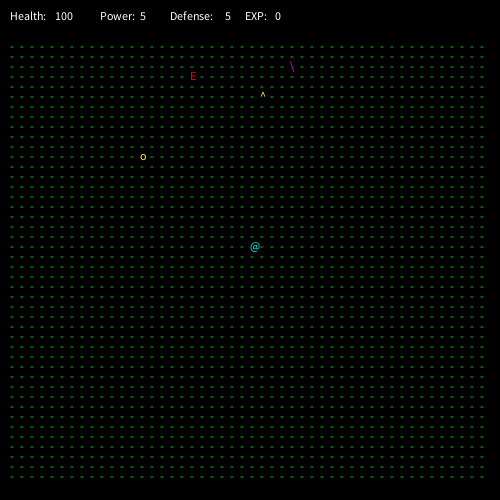
Frame 1 (no input)
Frame 60 (the mouse pressed at the canvas centre just before this capture): identical to frame 1, image omitted
Frame 120 (the mouse held since frame 60 and released just before this capture): identical to frame 1, image omitted

The Processing sketch that drew this single still picture (run headless with seeded random() and noise(); from frame 60 on, the mouse is pressed at the canvas centre):

// Processing sketch: homework4
// ── homework4.pde
int itemPower = 0;
int armorAmount = 0;
int health = 100;
int experience = 0;

boolean attack;

float pX = 250;
float pY = 250;

float eX = random(0, 300);
float eY = random(0, 300);

float sX = random(0, 300);
float sY = random(0, 300);

float aX = random(0, 300);
float aY = random(0, 300);

float dX = random(0, 300);
float dY = random(0, 300);

boolean pickedUp = false;
boolean pickedUpHat = false;
boolean pickedUpShield = false;

boolean nextTo;
boolean above;

boolean movingLeft;
boolean movingRight;

void setup() {

  size(500, 500);
  frameRate(60);

  eX = (round(eX/10) * 10);
  eY = (round(eY/10) * 10);

  sX = round(sX/10) * 10;
  sY = round(sY/10) * 10;

  aX = round(aX/10) * 10;
  aY = round(aY/10) * 10;

  dX = round(dX/10) * 10;
  dY = round(dY/10) * 10;

  println("enemy pos: " + eX + " " + eY);
  println("helmet pos: " + aX + " " + aY);
  println("shield pos: " + dX + " " + dY);
  println("sword pos: " + sX + " " + sY);
}



void draw() {
  background(0);
  
   println("player pos: " + pX + " " + pY);

  int power = 5 + itemPower;
  int defense = 5 + armorAmount;

  fill(255);
  textSize(12);
  text("Health: ", 10, 20);
  text(health, 55, 20);

  text("Power: ", 100, 20);
  text(power, 140, 20);

  text("Defense: ", 170, 20);
  text(defense, 225, 20);

  text("EXP: ", 245, 20);
  text(experience, 275, 20);


  textSize(12);

  if (sX == eX - 10 || sX == eX + 10) {
    nextTo = true;
  } else {
    nextTo = false;
  }

  if (sY == eY - 10 || sY == eY + 10) {
    above = true;
  } else {
    above = false;
  }

  if (nextTo || above) {
    if (keyPressed) {
      if (key == 'a' || key == 'A') {
        eX = (round(random(0,400)/10) * 10);
        eY = (round(random(0,400)/10) * 10);
        experience +=10;
      }
    }
  }


  if (pX < 0) {
    pX = 0;
  }
  if (pX > width-10) {
    pX = width-10;
  }

  if (pY < 10) {
    pY = 10;
  }
  if (pY > height) {
    pY = height;
  }

  for (int i = 10; i < width-10; i+=10) {
    for (int j = 50; j < height-10; j+=10) {
      if (i == pX && j == pY) {
        fill(0, 255, 255);
        text("@", i, j);
      } else if (eX == i && eY == j) {
        fill(255, 0, 0);
        text("E", i, j);
      } else if (sX == i && sY == j) {
        fill(255, 0, 255);
        text("\\", i, j);
      } else if (aX == i && aY == j) {
        fill(255, 255, 0);
        text("^", i, j);
      } else if (dX == i && dY == j) {
        fill(255, 255, 0);
        text("o", i, j);
      } else {
        fill(0, 255, 0);
        text("-", i, j);
      }
    }
  }

  if (pX == sX && pY == sY) {
    pickedUp = true;
  }
  if (pickedUp) {
        if(movingLeft){
    sX = pX-10;
   
    }
    if(movingRight){
        fill(255,0,255);
        text("/", pX+10, pY);
        
        fill(0,255,0);
        sX = pX + 10;
        
    }

    itemPower = 10;
   
    sY = pY;
  }

  if (pX == aX && pY == aY) {
    pickedUpHat = true;
  }
  if (pickedUpHat) {

    armorAmount = 10;
    aX = pX;
    aY = pY-10;
  }

  if (pX == dX && pY == dY) {
    pickedUpShield = true;
  }
  if (pickedUpShield) {
     dY = pY;
    if(movingLeft){
    dX = pX+10;
   
    }
    if(movingRight){
       dX = pX-10;
    }
    if (pickedUpHat) {
      armorAmount = 30;
    } else {
      armorAmount = 20;
    }
  }
}

void keyPressed() {

  if (key == CODED) {
    if (keyCode == UP) {
      pY -=10;
    }
  }
  if (key == CODED) {
    if (keyCode == DOWN) {
      pY +=10;
    }
  }
  if (key == CODED) {
    if (keyCode == RIGHT) {
      movingRight = true;
      movingLeft = false;
      pX +=10;
    }
  }
  if (key == CODED) {
    if (keyCode == LEFT) {
      movingRight = false;
      movingLeft = true;
      pX -=10;
    }
  }
}
